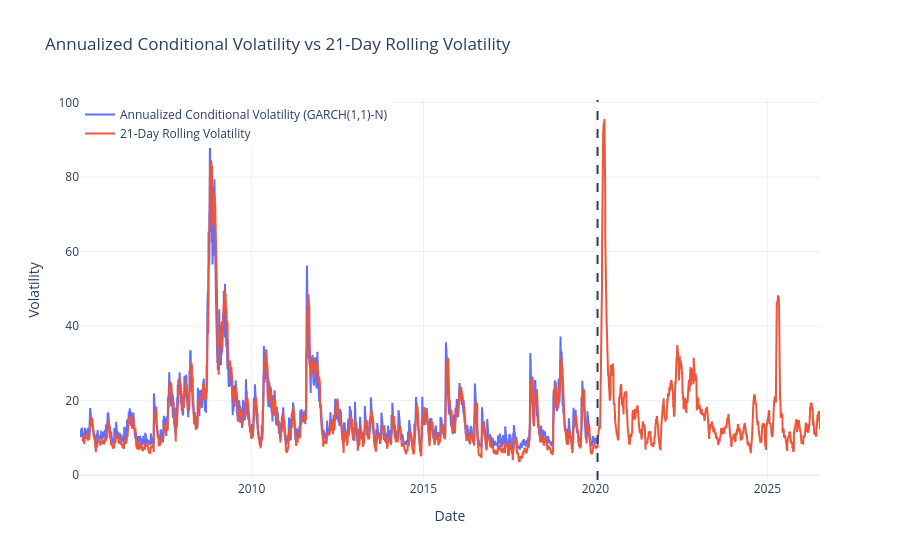

Source (notebook cell):
### Markdown cell above
## §4.2 In-sample sanity — the filter view

GARCH is your boxcar upgraded to a learned exponential filter. Look at them side by side before trusting the model out of sample.

**Task:** overlay the fitted conditional volatility (annualized) with your 21-day rolling vol over the full period; mark the train/test boundary with a vertical line; export `figures/fig3_rolling_vs_garch.png` (supersedes yesterday's draft — this version takes the README slot).

<details><summary>Hint — units</summary>

`res.conditional_volatility` is daily, in percent (you fit on 100·r). Your `rolling_vol` on raw `r` is daily, in raw units. Convert BOTH to annualized percent before plotting, or the plot will shout the ×100 / ×15.9 tells at you. The train/test divider is one line: `fig.add_vline(x=split_date.to_pydatetime(), line_dash="dash")`.

Note the `.to_pydatetime()`: a bare `pd.Timestamp` renders fine in `fig.show()` but crashes `fig.write_image()`. Plotly's own JSON encoder understands `Timestamp`; kaleido serializes with `orjson`, which does not. This only bites on *scalar* dates in the layout — a `DatetimeIndex` passed as trace `x` is converted for you.

</details>

### Code cell
# TODO(you): overlay annualized conditional vol vs 21d rolling vol, train/test divider;
#            export figures/fig3_rolling_vs_garch.png

annualized_conditional_vol_n = np.sqrt(252) * garch_model_n.conditional_volatility
rolling_21d_vol = rolling_vol(r, window=21)*100*np.sqrt(252)

print(annualized_conditional_vol_n.index[-1])
print(rolling_21d_vol.index[-1])

fig = go.Figure()
fig.add_trace(go.Scatter(x=annualized_conditional_vol_n.index, y=annualized_conditional_vol_n, mode='lines', name='Annualized Conditional Volatility (GARCH(1,1)-N)'))
fig.add_trace(go.Scatter(x=rolling_21d_vol.index, y=rolling_21d_vol, mode='lines', name='21-Day Rolling Volatility'))
fig.add_vline(x=split_date.to_pydatetime(), line_dash='dash')
fig.update_layout(title='Annualized Conditional Volatility vs 21-Day Rolling Volatility',
                  xaxis_title='Date',
                  yaxis_title='Volatility',
                  legend=dict(x=0, y=1, traceorder='normal'),
                  template='plotly_white')

fig.show()

# Export to figures/fig3_rolling_vs_garch.png
fig.write_image("figures/fig3_rolling_vs_garch.png")

### Figure 1 — Plotly figure (JSON) as saved in the notebook; plotly's stock layout.template omitted (floating-point values rounded to 4 significant figures; data arrays with more than 128 entries replaced by an {"elided": "..."} marker saying what was removed)
{"data": [{"mode": "lines", "name": "Annualized Conditional Volatility (GARCH(1,1)-N)", "type": "scatter", "x": {"elided": "5414 str values"}, "y": {"elided": "5414 float values"}}, {"mode": "lines", "name": "21-Day Rolling Volatility", "type": "scatter", "x": {"elided": "5414 str values"}, "y": {"elided": "5414 float values"}}], "layout": {"legend": {"traceorder": "normal", "x": 0, "y": 1}, "shapes": [{"line": {"dash": "dash"}, "type": "line", "x0": "2020-01-24T00:00:00", "x1": "2020-01-24T00:00:00", "xref": "x", "y0": 0, "y1": 1, "yref": "y domain"}], "title": {"text": "Annualized Conditional Volatility vs 21-Day Rolling Volatility"}, "xaxis": {"title": {"text": "Date"}}, "yaxis": {"title": {"text": "Volatility"}}}}
